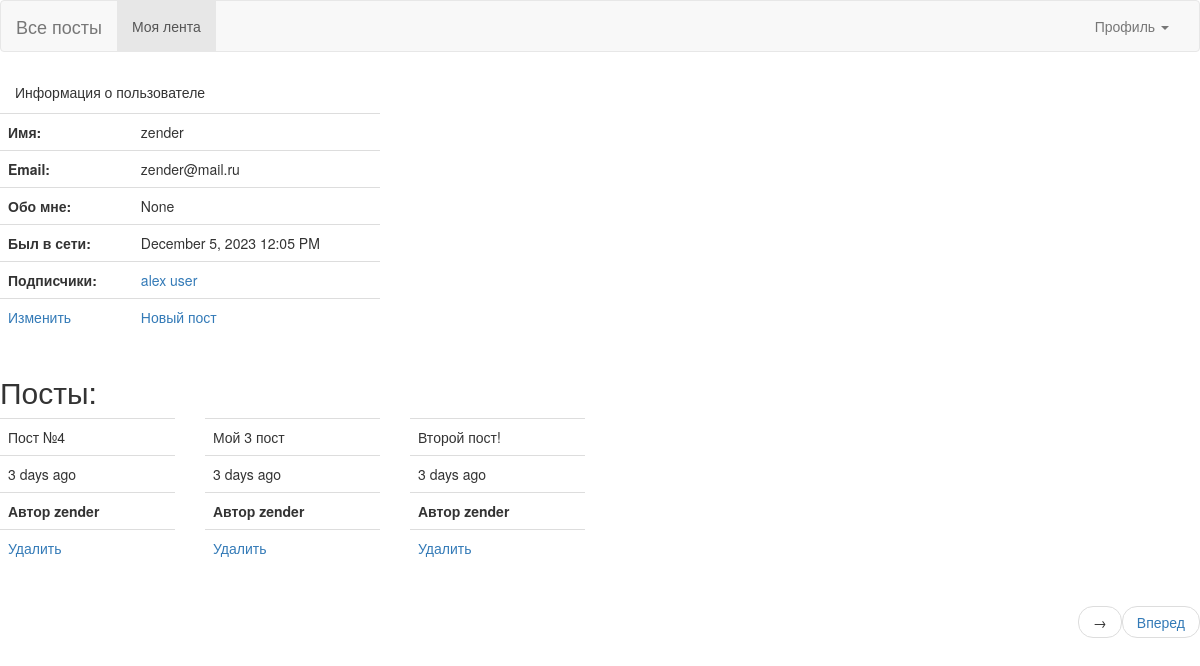
The app's page /profile/zender (signed in), older data.
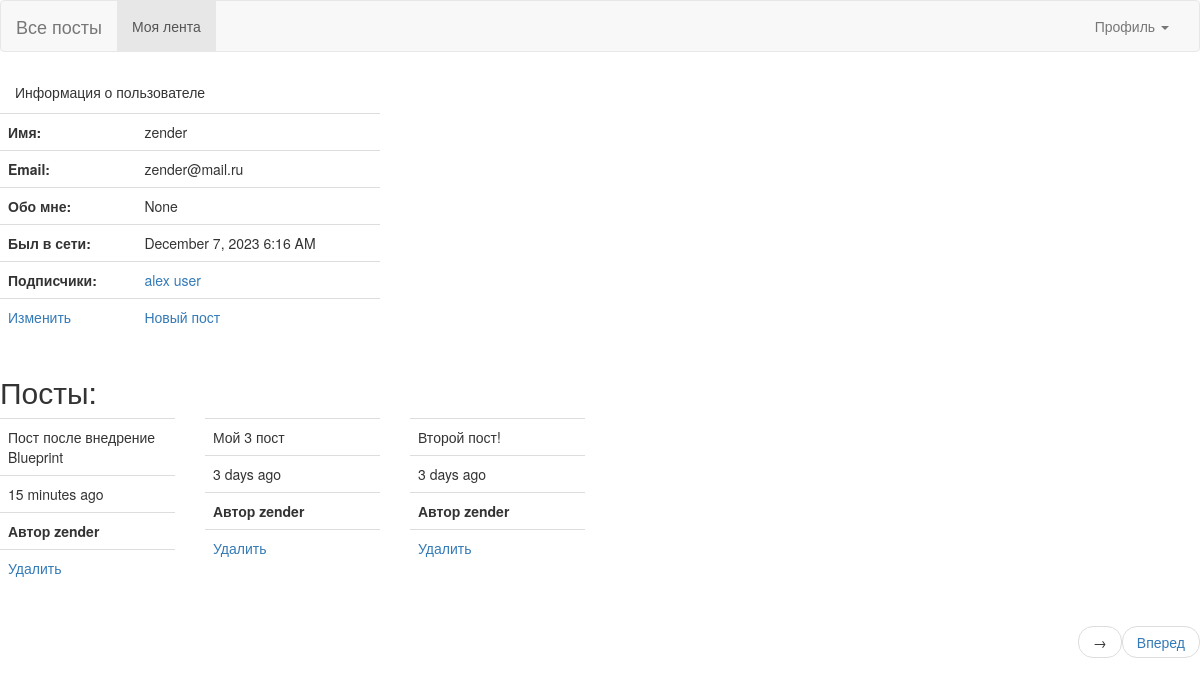
The same page, newer data.
### app/models.py (models this page shows, shortened)
class User(db.Model, UserMixin):
    id = db.Column(db.Integer, primary_key=True)
    username = db.Column(db.String, unique=True, nullable=False)
    password = db.Column(db.String(128), nullable=False)
    email= db.Column(db.String, unique=True, nullable=False)
    last_seen =db.Column(db.DateTime,default=datetime.utcnow)
    about_me = db.Column(db.String)
    posts = db.relationship('Post', backref='author', lazy='dynamic')
    followed = db.relationship(
        'User', secondary=followers,
        primaryjoin=(followers.c.follower_id==id),
        secondaryjoin=(followers.c.followed_id==id),
        backref=db.backref('follower', lazy='dynamic'), lazy='dynamic'
    )

class Post(db.Model):
    id = db.Column(db.Integer, primary_key=True)
    body = db.Column(db.String, nullable=False)
    dt =db.Column(db.DateTime,default=datetime.utcnow)
    user_id = db.Column(db.Integer, db.ForeignKey('user.id'))

### app/main/routes.py (the view)
@bp.route('/profile/<username>')
@login_required
def profile(username):
    page = request.args.get('page', 1, type=int)
    user = User.query.filter_by(username=username).first()
    followers = user.follower.all()
    posts = user.posts.order_by(Post.dt.desc()).paginate(
        page=page, per_page=current_app.config['POSTS_PER_PAGE'], error_out=False
    )
    prev_url = url_for('main.profile',username=username, page=posts.prev_num) if posts.has_prev else None
    next_url = url_for('main.profile', username=username, page=posts.next_num) if posts.has_next else None
    if user is not None:
        return render_template('main/profile.html', user=user, followers=followers,
                                 posts=posts, prev_url=prev_url, next_url=next_url)
    else:
        flash('Пользователь {} не найден'.format(username))

### app/main/routes.py (called while the page is built)
@bp.before_app_request
def before_request():
    if current_user.is_authenticated:
        current_user.last_seen = datetime.utcnow()
        db.session.commit()

### app/models.py (called while the page is built)
@login_manager.user_loader
def load_user(user_id):
    return User.query.get(int(user_id))

### app/templates/main/profile.html
{% extends 'base.html' %}
{% block content %}
<div class="panel-heading">Информация о пользователе</div>
<div class="row">
    <div class="col-md-4">
     <table class="table">
        <tbody>
            <tr> <th scope="row">Имя:</th> <td>{{user.username}}</td>                   </tr>
            <tr> <th scope="row">Email:</th> <td>{{user.email}}</td>                    </tr>
            <tr> <th scope="row">Обо мне:</th> <td>{{user.about_me}}</td>               </tr>
            <tr> <th scope="row">Был в сети:</th> <td>{{moment(user.last_seen).format('LLL')}}</td>           </tr>
            {% if followers %}
                <tr> <th scope="row">Подписчики:</th>
                    <td>
                        {% for follower in followers %}
                            <a href="{{url_for('main.profile', username=follower.username)}}">{{follower.username}}</a>
                        {% endfor %}
                    </td>
                </tr>
            {% else %}
                <tr> <th scope="row">Подписчики:</th> <td>У вас нет подписчиков</td>    </tr>
            {% endif %}
                {% if user == current_user %}
            <tr>
                <td><a href="{{url_for('main.edit_profile')}}">Изменить </a></td>
                <td><a href="{{url_for('main.add_post')}}">Новый пост</a></td>
            </tr>
            {% elif current_user.is_following(user) %}
                <tr>
                    <td><a href="{{url_for('main.unfollow', id=user.id)}}">Отписаться</a></td>
                </tr>
            {% else %}
                <tr>
                    <td><a href="{{url_for('main.follow', id=user.id)}}">Подписаться</a></td>
                </tr>
            {% endif %}
            </tbody>
        </table>
    </div>
</div>
    {% if posts %}
        <h2>Посты:</h2>
        <div class="row">
            {% for post in posts %}
                {% include '_post.html' %}
            {% endfor %}
        </div>
        {% include '_paginate.html'   %}
    {% else %}
        <h2>Нет ни одного поста</h2>
    {% endif %}
{% endblock %}

### app/templates/base.html (shortened to what this page needs)
{% extends 'bootstrap/base.html' %}
{% block navbar %}
<nav class="navbar navbar-default">
  <div class="container-fluid">
    <div class="navbar-header">
      <a class="navbar-brand" href="{{url_for('main.explore')}}">Все посты</a>
    </div>
    <div class="collapse navbar-collapse" id="bs-example-navbar-collapse-1">
      <ul class="nav navbar-nav">
        <li class="active"><a href="{{url_for('main.index')}}">Моя лента <span class="sr-only">(current)</span></a></li>
      </ul>
      <ul class="nav navbar-nav navbar-right">
        {% if current_user.is_anonymous %}
            <li><a href="{{url_for('auth.login')}}">Войти</a></li>
            <li><a href="{{url_for('auth.register')}}">Регистрация</a></li>
        {% else %}
        <li class="dropdown">
            <a href="#" class="dropdown-toggle" data-toggle="dropdown" role="button" aria-haspopup="true" aria-expanded="false">Профиль <span class="caret"></span></a>
          </li>
        {% endif %}
      </ul>
    </div>
  </div>
</nav>
{% endblock %}

### app/templates/_post.html
<div class="col-md-2">
    <table class="table table-hover">
        <tr> <td>{{post.body}} </td></tr>
         <tr><td>{{ moment(post.dt).fromNow()}}</td></tr>
        {% if current_user == post.author %}
            <tr> <td><b> Автор {{post.author.username}} </b> </td> </tr>
            <tr> <td><a href="{{url_for('main.delete_post', id=post.id)}}">Удалить</td> </tr>
        {% else %}
            <tr>
                <td><b> <a href="{{url_for('main.profile', username=post.author.username)}}">Автор {{post.author.username}} </a></b> </td>
            </tr>
            <tr></tr>
        {% endif %}
</table>
</div>

### app/templates/_paginate.html (shortened to what this page needs)
  <nav aria-label="...">
    <ul class="pager">
      {% if next_url %}<li class="next"><a href="{{next_url}}"> Вперед </a><span aria-hidden="true">&rarr;</span></a></li>{% endif %}
    </ul>
  </nav>

Row changes from the older to the newer data that the page shows:
removed Post: body "Пост №4", dt "3 days ago", author.username "zender"
changed User "zender": last_seen "December 5, 2023 12:05 PM" → "December 7, 2023 6:16 AM"
added Post: body "Пост после внедрение Blueprint", dt "15 minutes ago", author.username "zender"
